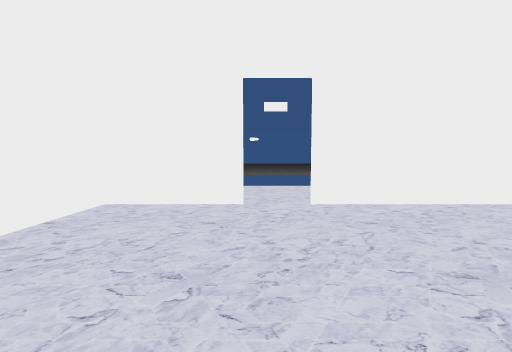
[1] (above)

22 first-person views from a walk through a scene from a Unity 3-D project. The camera is 1.4 m above the floor, tilts 4° down and sees 90° across. Doors are open. The floor is counted in squares, 1 m on a side. Each view is taken from the middle of a square. On the plan, view 1 faces up. The plan holds only what a view shows up to about 13 squares ahead; the rest is blank. The place goes on beyond the plan. The player character is not drawn. Some animated figures are not drawn. Some surface patterns are stand-ins.

[2]
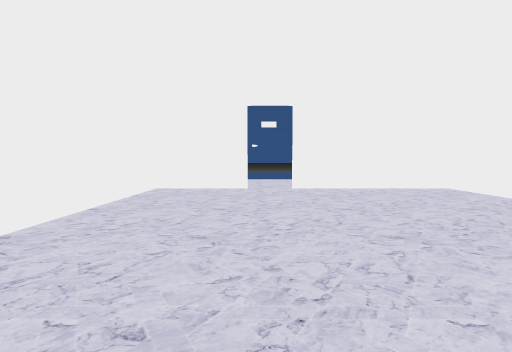

[3]
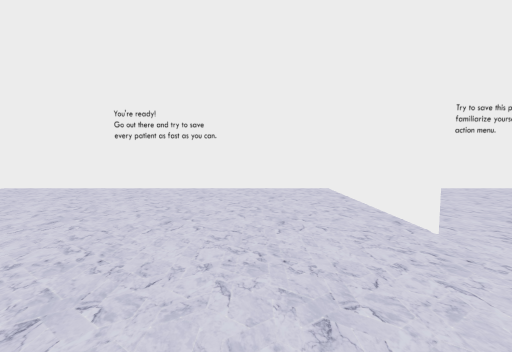

[4]
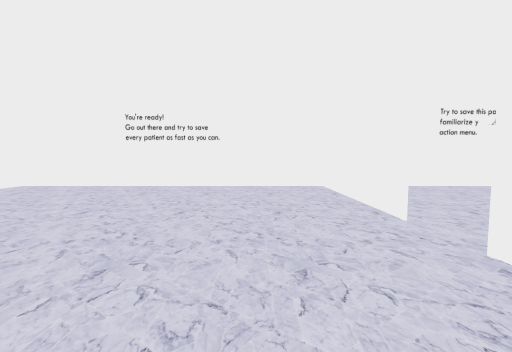

[5]
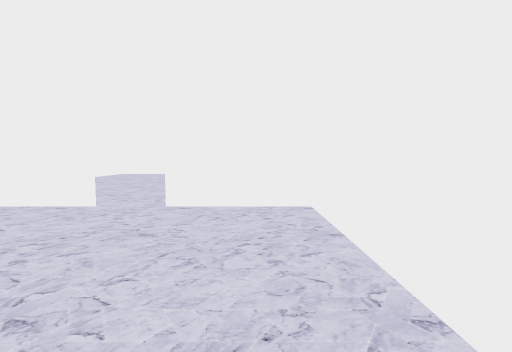

[6]
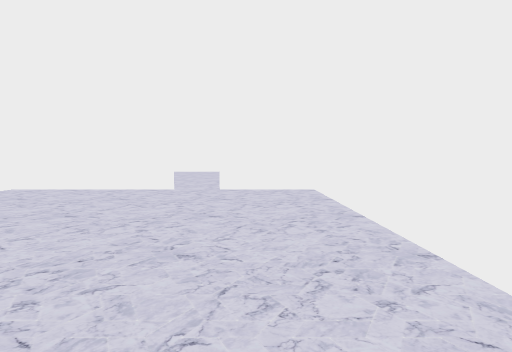

[7]
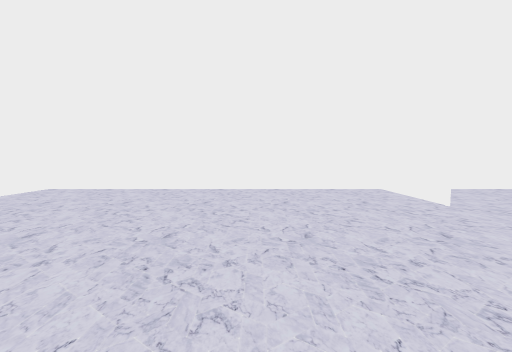

[8]
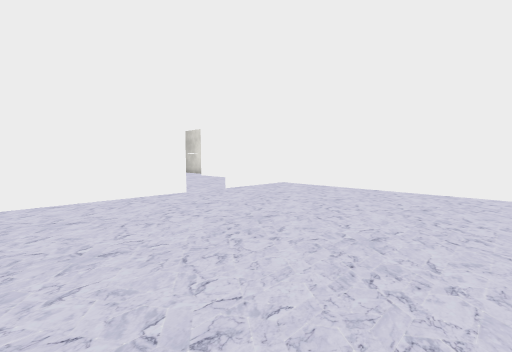

[9]
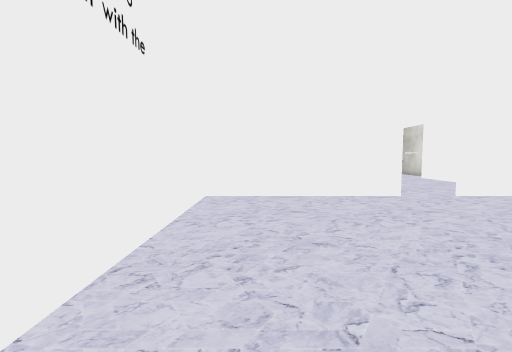

[10]
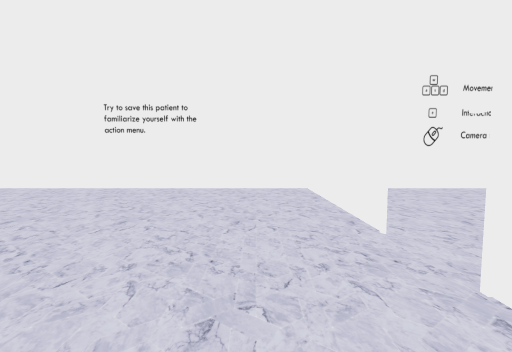

[11]
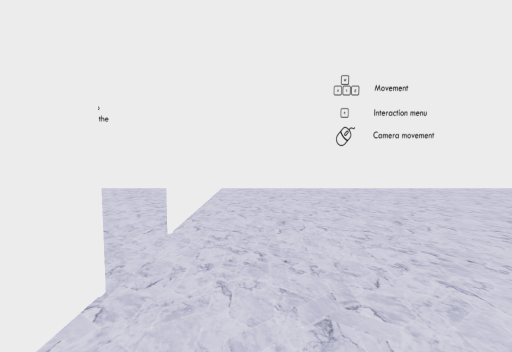

[12]
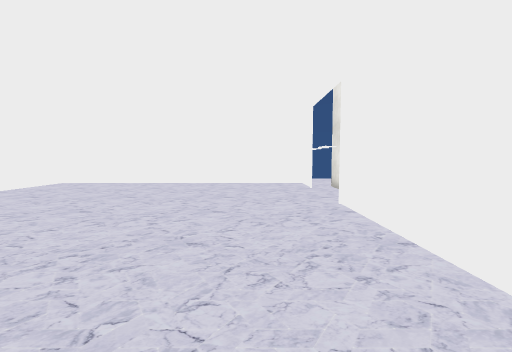

[13]
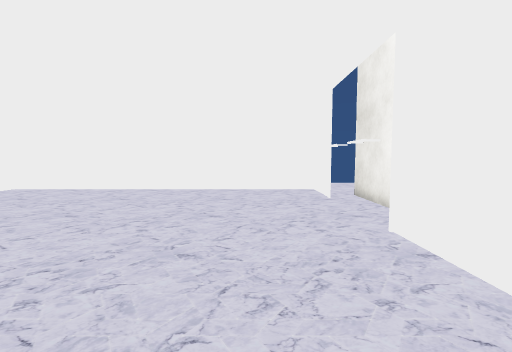

[14]
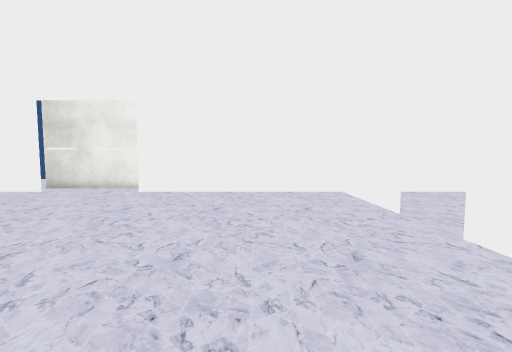

[15]
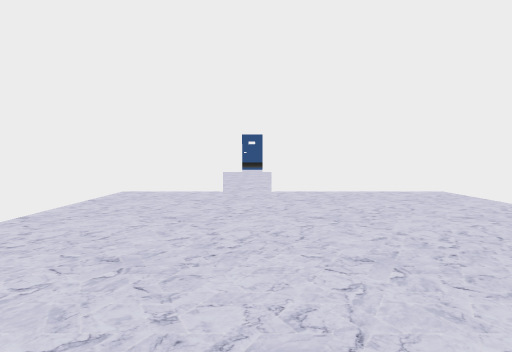

[16]
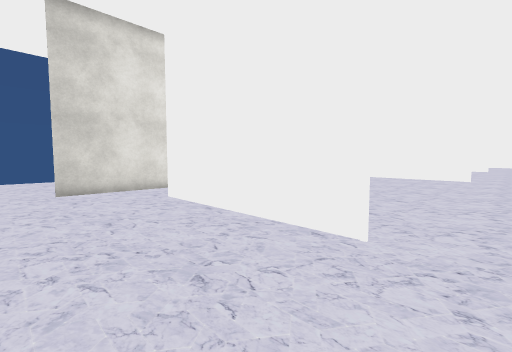

[17]
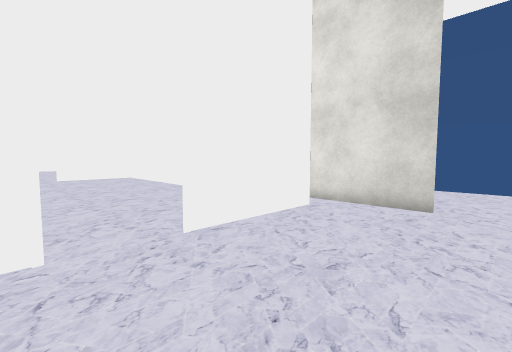

[18]
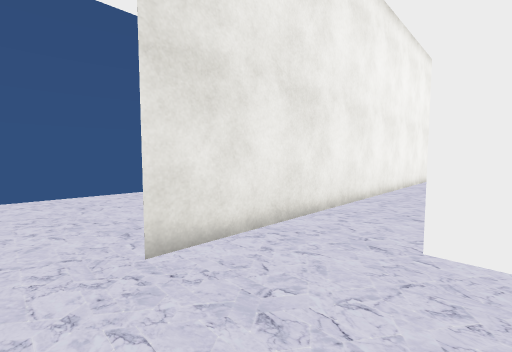

[19]
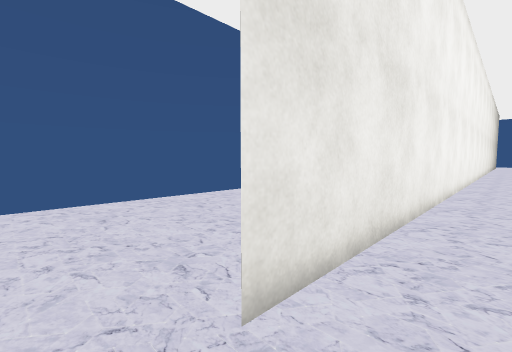

[20]
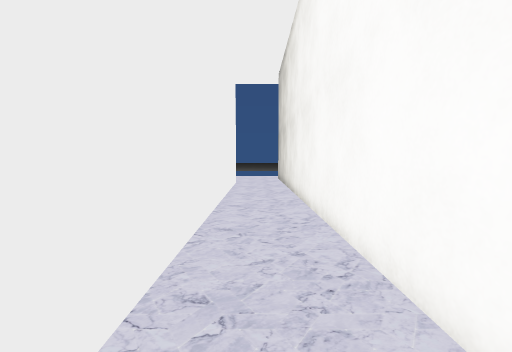

[21]
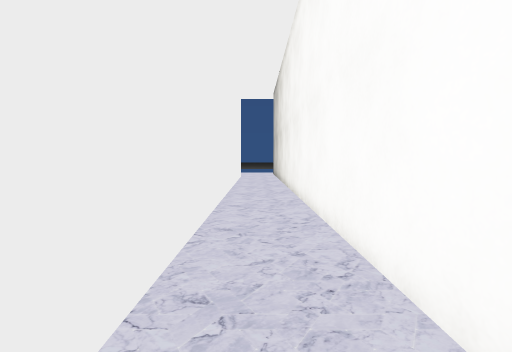

[22]
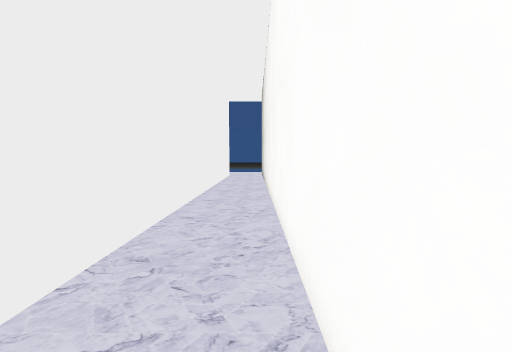

### Floor plan
Points are (right, up) in squares from view 1. A wall is a line through its corners. A room is listed if a view was taken in it or the views show most of it. See-through windows are left out.
Room 1 (views 1, 2, 3, 4, 5, 6)
walls: (-0.4, 7.7) (-4.6, 7.7) (-4.6, -7); (1.6, -7.4) (8.9, -7.4); (8.8, -7) (8.8, 7.7) (1.6, 7.7); (-4.6, -7.4) (-0.4, -7.4)
ways out: open door at (0.5, -7) to room 2; open door at (0.5, 8) to room 4
Room 2 (views 7, 8, 9, 10, 15)
walls: (-0.4, -7.4) (-4.6, -7.4); (1.6, -22.4) (8.9, -22.4); (8.9, -7.4) (1.6, -7.4); (-4.6, -7) (-4.6, -21.9); (8.8, -22) (8.8, -7); (-4.6, -22.4) (-0.4, -22.4)
ways out: open door at (0.5, -7) to room 1; open door at (0.5, -22) to room 3
Room 3 (views 11, 12, 13, 14)
walls: (-0.4, -22.4) (-4.6, -22.4); (-5.7, -31.4) (-5.7, -35.8); (-4.6, -34.9) (-4.6, -37.5) (8.8, -37.4) (8.8, -22); (8.8, -22.4) (1.6, -22.4); (-4.6, -21.9) (-4.6, -30.9)
ways out: open door at (0.5, -22) to room 2; open door at (-5, -33)
Room 4 (views 16, 17, 18, 19, 20, 21, 22)
walls: (8.9, 6) (8.9, -11); (11.5, -12.5) (11.5, 10.7); (1.6, 7.7) (8.9, 7.7); (-4.6, 7.7) (-0.4, 7.7); (-5.7, 10.7) (-5.7, 6.9)
ways out: open door at (0.5, 8) to room 1; opening at (-6, 11.5); opening at (12, 11.5)

Positions as (right, up) in squares from view 1, and headings:
1: (0, 0), facing up
2: (0, -4), facing up
3: (-3, -4), facing right
4: (-4, -4), facing right
5: (-3, 0), facing down
6: (-2, 4), facing down
7: (7, -13), facing left
8: (7, -13), facing down-left
9: (7, -13), facing down
10: (-3, -20), facing right
11: (-3, -24), facing right
12: (-2, -23), facing down
13: (-2, -26), facing down
14: (6, -26), facing left
15: (1, -18), facing up
16: (0, 12), facing down-right
17: (2, 12), facing down-left
18: (8, 12), facing down-right
19: (10, 12), facing down-right
20: (10, -7), facing up
21: (10, -12), facing up
22: (11, -13), facing up
